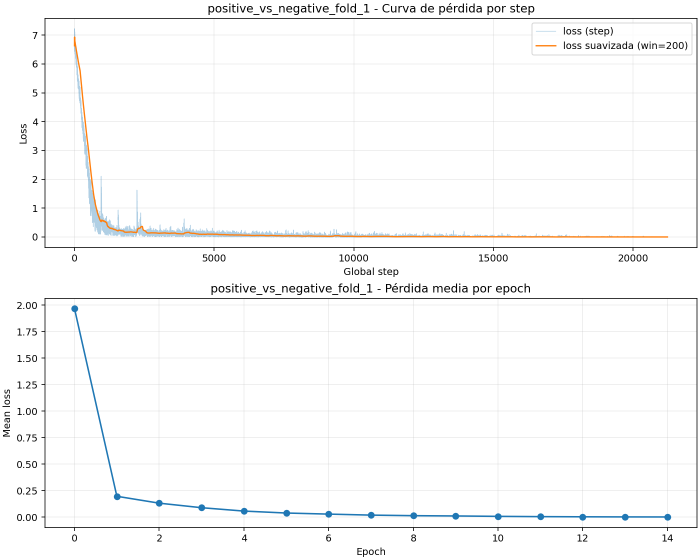
#> input picture fold/2fold/biomedclip/folds/fold_1/train/positive_vs_negative_fold_1_loss_curve.png, 1400 x 1120 px (shown at 1/2 size); its folder holds only this picture in this run
$ python cut_frames.py ../fold/2fold/biomedclip/folds/fold_1/train
#> lines starting #> are read from the running program, lines starting #| are printed output that depends on the picture
import argparse
from PIL import Image
from pathlib import Path
from tqdm import tqdm

DEFAULT_SOURCE = Path("igho/frames")
DEFAULT_LEFT_CROP = 400

def parse_args() -> argparse.Namespace:
    parser = argparse.ArgumentParser(description="Recorta frames PNG en todas las subcarpetas.")
    parser.add_argument(
        "sources",
        nargs="*",
        help="Carpetas raíz que contienen subcarpetas con frames PNG.",
    )
    parser.add_argument(
        "--left_crop",
        type=int,
        default=DEFAULT_LEFT_CROP,
        help="Pixeles a recortar desde la izquierda.",
    )
    return parser.parse_args()

def crop_folder(folder: Path, left_crop: int) -> None:
#> called with left_crop = 400
    files = sorted(folder.glob("*.png"))
    if not files:
        return
    for path in tqdm(files, desc=f"{folder.name}"):
        with Image.open(path) as img:
#> img is the input picture: PIL image 1400x1120 RGBA; mean R, G, B, A 249.3, 249.5, 249.5, 255
            width, height = img.size
#> width = 1400; height = 1120
            cropped = img.crop((left_crop, 0, width, height))
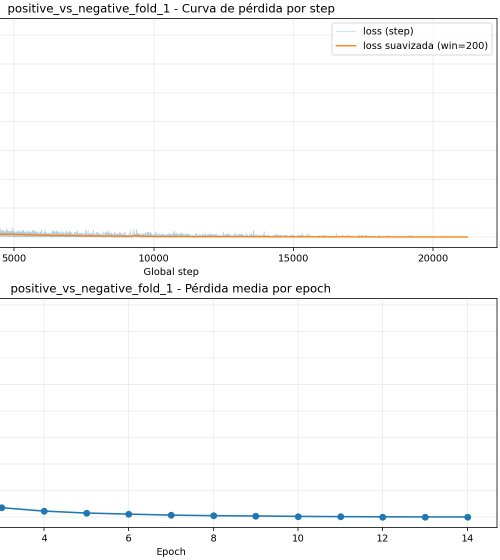
#> cropped: PIL image 1000x1120 RGBA (shown at 1/2 size); mean R, G, B, A 249.4, 249.5, 249.5, 255
        cropped.save(path)


def crop_all(root: Path, left_crop: int) -> None:
    if not root.exists():
        raise FileNotFoundError(f"No existe: {root}")
    if not root.is_dir():
        raise NotADirectoryError(f"No es una carpeta: {root}")

    subfolders = sorted(f for f in root.iterdir() if f.is_dir())
    if not subfolders:
        crop_folder(root, left_crop)
        print(f"✓ {root}")
        return

    for folder in subfolders:
        crop_folder(folder, left_crop)
        print(f"✓ {folder}")

def main() -> None:
    args = parse_args()
    roots = [Path(s) for s in args.sources] if args.sources else [DEFAULT_SOURCE]
    for root in roots:
        crop_all(root, args.left_crop)

if __name__ == "__main__":
    main()
